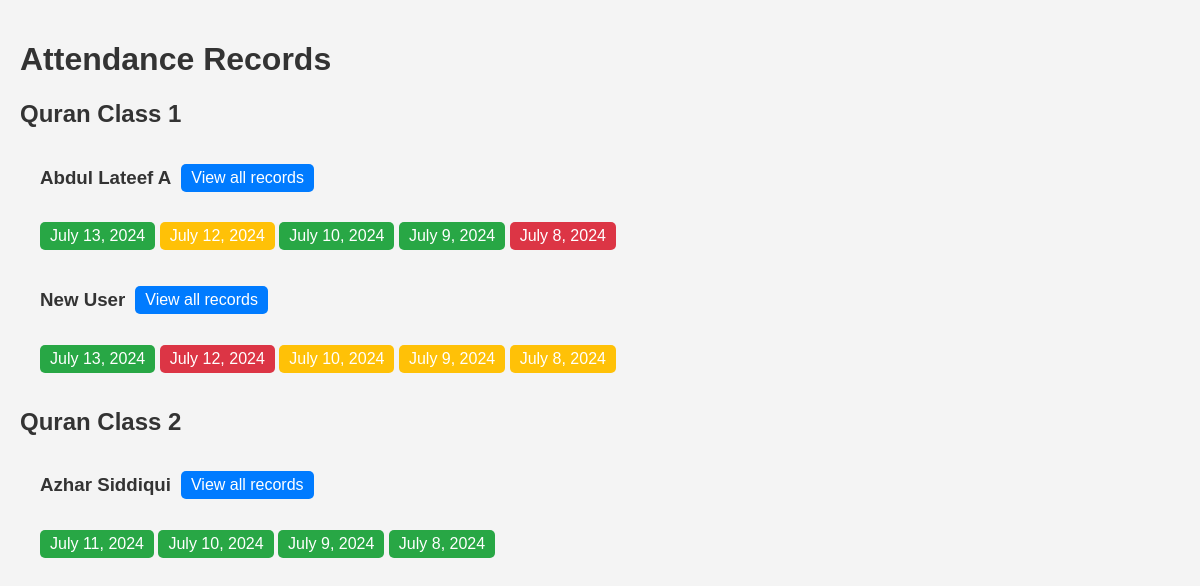
/attendance/ (signed in), run on an earlier commit of the app's database.
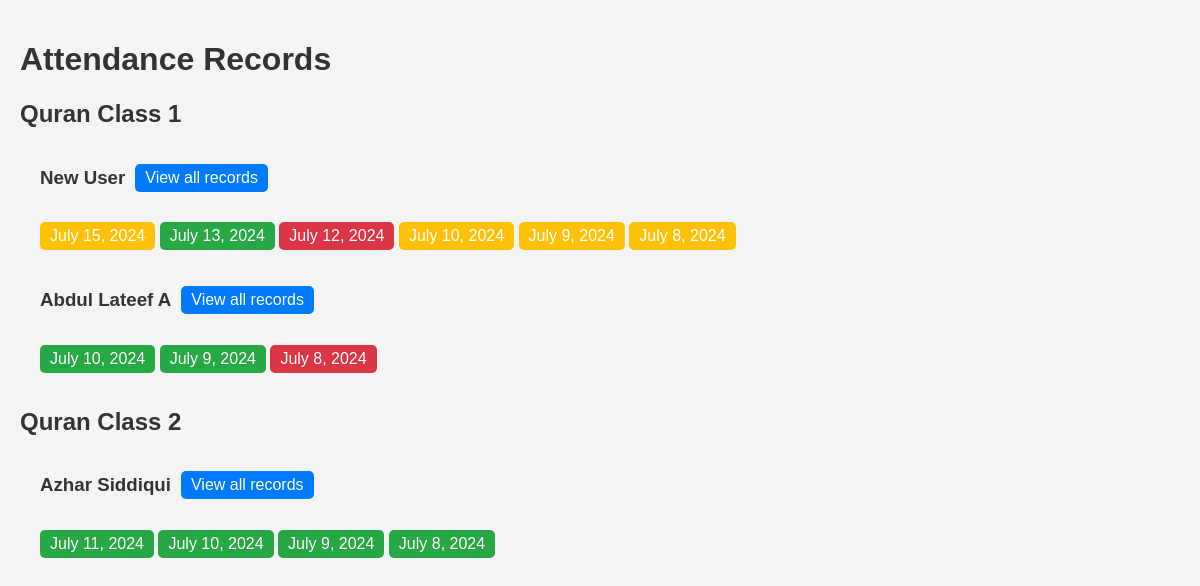
And on a later commit of the database.
### accounts/models.py (models this page shows, shortened)
class ClassName(models.Model):
    QAIDAH = 'qaidah'
    QURAN_READING = 'quran_reading'
    HIFZ = 'hifz'
    NA = 'na'
    BOOK_CHOICES = [
        (QAIDAH, 'Qaidah'),
        (QURAN_READING, 'Quran Reading'),
        (HIFZ, 'Hifz'),
        (NA, 'N/A'),
    ]
    name = models.CharField(max_length=100)
    teacher = models.ForeignKey('Profile', on_delete=models.SET_NULL, null=True,
                                limit_choices_to={'user_type__in': ['admin_teacher', 'regular_teacher']})
    book = models.CharField(max_length=20, choices=BOOK_CHOICES, default=NA)
    created_at = models.DateTimeField(auto_now_add=True)
    class Meta:
        verbose_name = "Class"
        verbose_name_plural = "Classes"

class Profile(models.Model):
    ADMIN_TEACHER = 'admin_teacher'
    REGULAR_TEACHER = 'regular_teacher'
    STUDENT = 'student'
    WAITING_LIST = 'waiting_list'
    USER_TYPE_CHOICES = [
        (ADMIN_TEACHER, 'Admin Teacher'),
        (REGULAR_TEACHER, 'Regular Teacher'),
        (STUDENT, 'Student'),
        (WAITING_LIST, 'Waiting List'),
    ]
    user = models.OneToOneField(User, on_delete=models.CASCADE)
    user_type = models.CharField(max_length=20, choices=USER_TYPE_CHOICES, default=WAITING_LIST)
    class_name = models.ForeignKey(ClassName, on_delete=models.SET_NULL, null=True,blank=True, related_name='students')
    class Meta:
        verbose_name = "Profile"
        verbose_name_plural = "Profiles"

### attendance/models.py (models this page shows, shortened)
class Attendance(models.Model):
    ATTENDANCE_CHOICES = [
        ('P', 'Present'),
        ('A', 'Absent'),
        ('L', 'Late'),
    ]
    profile = models.ForeignKey(Profile, on_delete=models.CASCADE, related_name='attendance_records')
    date = models.DateField()
    status = models.CharField(max_length=1, choices=ATTENDANCE_CHOICES)
    reason = models.CharField(max_length=100, null=True, blank=True)
    class Meta:
        constraints = [
            models.UniqueConstraint(fields=['profile', 'date'], name='unique_profile'),
        ]

### attendance/views.py (the view)
# urls.py: path('', AttendanceListView.as_view(), name='attendance-list'),
class AttendanceListView(LoginRequiredMixin, ListView):
    model = Attendance
    template_name = 'attendance/attendance_list.html'
    context_object_name = 'attendance_records'
    def get_queryset(self):
        user_profile = self.request.user.profile
        if user_profile.user_type == 'admin_teacher':
            return Attendance.objects.all().order_by('-date')
        elif user_profile.user_type == 'regular_teacher':
            return Attendance.objects.filter(profile__class_name__teacher=user_profile).order_by('-date')
        else:
            return Attendance.objects.none()
    def get_context_data(self, **kwargs):
        context = super().get_context_data(**kwargs)
        attendance_records = self.get_queryset().select_related('profile', 'profile__class_name')
        classes = {}
        for record in attendance_records:
            class_name = record.profile.class_name
            if class_name not in classes:
                classes[class_name] = {}
            if record.profile not in classes[class_name]:
                classes[class_name][record.profile] = []
            classes[class_name][record.profile].append(record)
        context['classes'] = classes
        return context

### attendance/templates/attendance/attendance_list.html (shortened to what this page needs)
<!DOCTYPE html>
<html lang="en">
<head>
</head>
<body>
    <h1>Attendance Records</h1>
    {% for class_name, students in classes.items %}
        <div class="class-section">
            <h2>{{ class_name.name }}</h2>
            {% for student, records in students.items %}
                <div class="student-section">
                    <div class="student-header">
                        <h3 class="student-name">{{ student.user.first_name }} {{ student.user.last_name }}</h3>
                        <a href="{% url 'attendance-detail' profile_id=student.id %}" class="view-records-button">
                            View all records
                        </a>
                    </div>
                    <ul>
                        {% for record in records %}
                            <li>
                                <div class="record-item {{ record.get_status_display|lower }}">
                                    {{ record.date }}
                                </div>
                            </li>
                        {% endfor %}
                    </ul>
                </div>
            {% endfor %}
        </div>
    {% endfor %}
</body>
</html>

What changed in the data, as far as the page shows it:
removed Attendance: date "July 13, 2024", shown under Profile "Abdul Lateef"
removed Attendance: date "July 12, 2024", status "L" (drawn), shown under Profile "Abdul Lateef"
shown differently, row unchanged: Profile "New": moves up the list
added Attendance: date "July 15, 2024", status "L" (drawn), shown under Profile "New"
